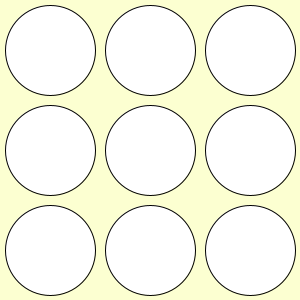
Frame 1 (no input)
Frame 60 (the mouse pressed at the canvas centre just before this capture): identical to frame 1, image omitted
Frame 120 (the mouse held since frame 60 and released just before this capture): identical to frame 1, image omitted

The Processing sketch that drew this single still picture (run headless with seeded random() and noise(); from frame 60 on, the mouse is pressed at the canvas centre):

// Processing sketch: week09_1
// ── week09_1.pde
//week09-1好玩的程式設計(打地鼠)
//File-Preference字型設大一點
void setup(){//設定1次
  size(300,300);//視窗大小300x300
}
void draw(){//每秒畫60次
  background(#FCFFD1);//背景淡黃色
  for(int i=0;i<3;i++){//左手i
    for(int j=0;j<3;j++){//右手j
      int x=50+j*100,y=50+i*100;
      ellipse(x,y,90,90);//地鼠的洞
    }
  }
}
